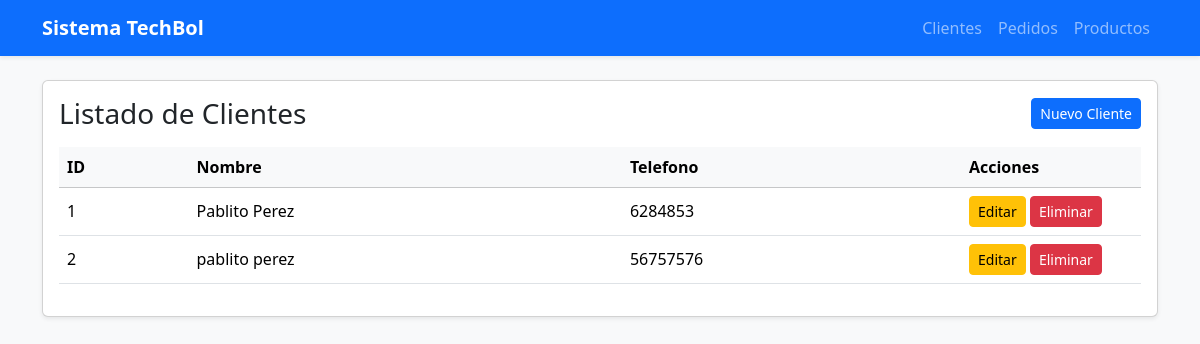
Page /clientes/ on the earlier database version.
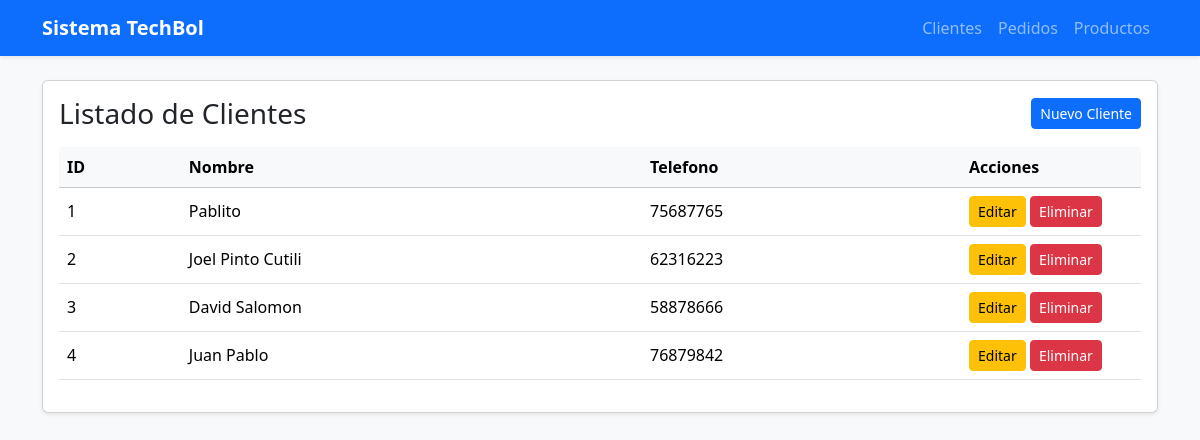
Same page on the later database version.
### app/clientes/models.py (models this page shows, shortened)
class Cliente(db.Model):
    __tablename__ = "clientes"
    id = db.Column(db.Integer, primary_key=True)
    nombre = db.Column(db.String(255), nullable = False)
    telefono = db.Column(db.String(20), nullable = False)
    pedidos = db.relationship('Pedido', back_populates = 'cliente')

### app/clientes/routes.py (the view)
@bp_clientes.route("/")
def index():
    clientes = Cliente.query.all()
    return render_template(
        'cliente/index.html',
        clientes=clientes
    )

### app/clientes/templates/cliente/index.html
{% extends "base.html" %} {% block title %}Clientes{% endblock %} {% block
content %}
<div class="card shadow-sm">
  <div class="card-body">
    <div class="d-flex justify-content-between align-items-center mb-3">
      <h3 class="mb-0">Listado de Clientes</h3>
      <a
        href="{{ url_for('bp_clientes.create') }}"
        class="btn btn-primary btn-sm"
      >
        Nuevo Cliente
      </a>
    </div>
    {% if clientes %}
    <table class="table table-hover align-middle">
      <thead class="table-light">
        <tr>
          <th>ID</th>
          <th>Nombre</th>
          <th>Telefono</th>
          <th width="180">Acciones</th>
        </tr>
      </thead>
      <tbody>
        {% for item in clientes %}
        <tr>
          <td>{{item.id}}</td>
          <td>{{ item.nombre }}</td>
          <td>{{ item.telefono }}</td>
          <td>
            <a
              href="{{ url_for('bp_clientes.edit', id=item.id) }}"
              class="btn btn-warning btn-sm"
            >
              Editar
            </a>
            <form
              action="{{ url_for('bp_clientes.delete', id=item.id) }}"
              method="POST"
              class="d-inline"
            >
              <button class="btn btn-danger btn-sm">Eliminar</button>
            </form>
          </td>
        </tr>
        {% endfor %}
      </tbody>
    </table>
    {% else %}
    <div class="alert alert-secondary mb-0">No hay clientes registrados.</div>
    {% endif %}
  </div>
</div>
{% endblock %}

### app/templates/base.html (shortened to what this page needs)
<!doctype html>
<html lang="es">
<head>
    <link
        href="https://cdn.jsdelivr.net/npm/bootstrap@5.3.8/dist/css/bootstrap.min.css"
        rel="stylesheet"
    >
</head>
<body class="bg-light">
    <nav class="navbar navbar-expand-lg navbar-dark bg-primary shadow-sm">
        <div class="container">
            <a class="navbar-brand fw-semibold" href="/">
                Sistema TechBol
            </a>
            <div class="collapse navbar-collapse" id="navbar">
                <div class="navbar-nav ms-auto">
                    <a class="nav-link" href="{{ url_for('bp_clientes.index') }}">
                        Clientes
                    </a>
                    <a class="nav-link" href="{{ url_for('bp_pedidos.index') }}">
                        Pedidos
                    </a>
                    <a class="nav-link" href="{{ url_for('bp_productos.index') }}">
                        Productos
                    </a>
                </div>
            </div>
        </div>
    </nav>
    <main class="container py-4">
        {% block content %}
        {% endblock %}
    </main>
</body>
</html>

Differences in the rows shown:
changed Cliente id 1: nombre "Pablito Perez" → "Pablito"; telefono "6284853" → "75687765"
changed Cliente id 2: nombre "pablito perez" → "Joel Pinto Cutili"; telefono "56757576" → "62316223"
added Cliente: id "3", nombre "David Salomon", telefono "58878666"
added Cliente: id "4", nombre "Juan Pablo", telefono "76879842"
